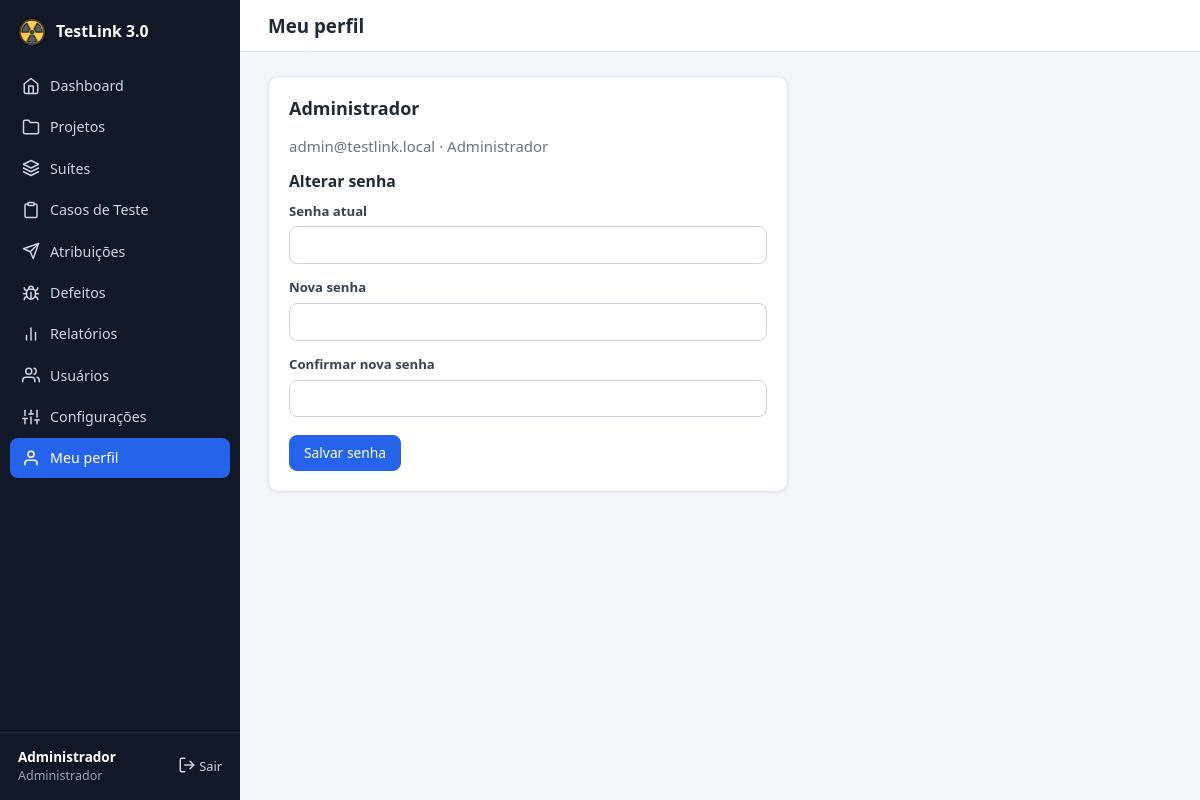
The app's page /profile.php (signed in) with its own data.
### tables this page shows
CREATE TABLE users (
    id            INT UNSIGNED AUTO_INCREMENT PRIMARY KEY,
    name          VARCHAR(120) NOT NULL,
    email         VARCHAR(160) NOT NULL UNIQUE,
    password_hash VARCHAR(255) NOT NULL,
    role          ENUM('admin','tester','developer','viewer') NOT NULL DEFAULT 'tester',
    active        TINYINT(1) NOT NULL DEFAULT 1,
     
    status        ENUM('approved','pending','rejected') NOT NULL DEFAULT 'approved',
    created_at    DATETIME NOT NULL DEFAULT CURRENT_TIMESTAMP
);

### includes/db.php (called while the page is built)
<?php
function db(): PDO
{
    static $pdo = null;
    if ($pdo === null) {
        $dsn = 'mysql:host=' . DB_HOST . ';dbname=' . DB_NAME . ';charset=' . DB_CHARSET;
        try {
            $pdo = new PDO($dsn, DB_USER, DB_PASS, [
                PDO::ATTR_ERRMODE            => PDO::ERRMODE_EXCEPTION,
                PDO::ATTR_DEFAULT_FETCH_MODE => PDO::FETCH_ASSOC,
                PDO::ATTR_EMULATE_PREPARES   => false,
            ]);
        } catch (PDOException $e) {
            http_response_code(500);
            exit('<h1>Erro de conexão</h1><p>Não foi possível conectar ao banco de dados. '
                . 'Verifique <code>config/config.php</code> e se o <code>database.sql</code> foi importado.</p>');
        }
    }
    return $pdo;
}
function q(string $sql, array $params = []): PDOStatement
{
    $st = db()->prepare($sql);
    $st->execute($params);
    return $st;
}

### includes/auth.php (called while the page is built, shortened)
<?php
function current_user(): ?array
{
    static $user = false;
    if ($user !== false) {
        return $user;
    }
    $row = q('SELECT id, name, email, role, active FROM users WHERE id = ?', [$_SESSION['uid']])->fetch();
    return $user = $row;
}
function require_login(): array
{
    $u = current_user();
    return $u;
}

### profile.php (the view, shortened to what this page needs)
<?php
require __DIR__ . '/includes/bootstrap.php';
$user = require_login();
$pageTitle = 'Meu perfil';
$active = 'profile.php';
include __DIR__ . '/includes/header.php';
?>
<div class="card" style="max-width:520px">
    <h2><?= e($user['name']) ?></h2>
    <p class="muted"><?= e($user['email']) ?> · <?= e(ROLES[$user['role']]) ?></p>
    <h3>Alterar senha</h3>
    <form method="post">
        <div class="grid">
            <label class="field">Senha atual <input type="password" name="current" required autocomplete="current-password"></label>
            <label class="field">Nova senha <input type="password" name="new" required minlength="8" autocomplete="new-password"></label>
            <label class="field">Confirmar nova senha <input type="password" name="confirm" required minlength="8" autocomplete="new-password"></label>
        </div>
        <div class="form-actions"><button class="btn" type="submit">Salvar senha</button></div>
    </form>
</div>
<?php include __DIR__ . '/includes/footer.php'; ?>

### includes/header.php (shortened to what this page needs)
<?php
$user = current_user();
$pageTitle = $pageTitle ?? '';
$active = $active ?? '';
$clean = !empty($_GET['clean']);
$sys = get_setting('system_name', APP_NAME);
?>
<!DOCTYPE html>
<html lang="pt-BR">
<head>
    <link rel="stylesheet" href="assets/css/style.css?v=<?= (int)@filemtime(__DIR__ . '/../assets/css/style.css') ?>">
</head>
<body class="<?= trim(($clean ? 'clean ' : '') . ($bodyClass ?? '')) ?>">
<?php if ($user): ?>
<div class="layout">
    <aside class="sidebar" id="sidebar">
        <a class="brand" href="dashboard.php">
            <img src="assets/img/favicon.png" alt="" width="28" height="28">
            <span><?= e($sys) ?></span>
        </a>
        <nav>
            <?php foreach (nav_items($user['role']) as [$file, $label, $ico]): ?>
                <a href="<?= e($file) ?>" class="<?= $active === $file ? 'active' : '' ?>">
                    <?= icon($ico) ?> <span><?= e($label) ?></span>
                </a>
            <?php endforeach; ?>
        </nav>
        <div class="sidebar-foot">
            <div class="who">
                <strong><?= e($user['name']) ?></strong>
                <small><?= e(ROLES[$user['role']]) ?></small>
            </div>
            <a href="logout.php" class="logout" title="Sair"><?= icon('logout') ?> Sair</a>
        </div>
    </aside>
    <div class="main">
        <header class="topbar no-print">
            <h1><?= e($pageTitle) ?></h1>
        </header>
        <main class="content">
<?php else: ?>
<main class="auth-wrap">
<?php endif; ?>

### assets/css/style.css (style rules this page uses)
:root { --primary: #2563eb; --primary-dark: #1d4ed8; --primary-soft: #eff4ff; --bg: #f4f6f9; --surface: #ffffff; --border: #e2e6ec; --text: #1f2937; --muted: #6b7280; --sidebar-bg: #111827; --sidebar-text: #cbd5e1; --green: #16a34a; --green-bg: #dcfce7; --red: #dc2626; --red-bg: #fee2e2; --amber: #b45309; --amber-bg: #fef3c7; --blue: #1d4ed8; --blue-bg: #dbeafe; --teal: #0f766e; --teal-bg: #ccfbf1; --gray: #4b5563; --gray-bg: #e5e7eb; --radius: 10px; --shadow: 0 1px 3px rgba(16, 24, 40, .08); --sidebar-w: 240px; }
* { box-sizing: border-box; }
html { font-size: 15px; }
body { margin: 0; background: var(--bg); color: var(--text); font-family: system-ui, -apple-system, "Segoe UI", Roboto, Arial, sans-serif; line-height: 1.5; }
a { color: var(--primary); text-decoration: none; }
h1, h2, h3 { line-height: 1.25; margin: 0 0 .6em; }
h2 { font-size: 1.2rem; }
h3 { font-size: 1.05rem; }
.muted { color: var(--muted); }
.layout { display: flex; min-height: 100vh; }
.sidebar { width: var(--sidebar-w); background: var(--sidebar-bg); color: var(--sidebar-text); display: flex; flex-direction: column; position: fixed; inset: 0 auto 0 0; z-index: 30; }
.brand { display: flex; align-items: center; gap: 10px; padding: 18px 18px 14px; color: #fff; font-weight: 700; font-size: 1.05rem; }
.sidebar nav { flex: 1; overflow-y: auto; padding: 6px 10px; }
.sidebar nav a { display: flex; align-items: center; gap: 10px; padding: 9px 12px; margin-bottom: 2px; color: var(--sidebar-text); border-radius: 8px; font-size: .95rem; }
.sidebar nav a.active { background: var(--primary); color: #fff; }
.sidebar-foot { padding: 14px 18px; border-top: 1px solid rgba(255,255,255,.1); display: flex; justify-content: space-between; align-items: center; gap: 8px; }
.sidebar-foot .who { display: flex; flex-direction: column; min-width: 0; }
.sidebar-foot strong { color: #fff; font-size: .9rem; white-space: nowrap; overflow: hidden; text-overflow: ellipsis; }
.sidebar-foot small { color: #94a3b8; }
.logout { color: var(--sidebar-text); font-size: .85rem; white-space: nowrap; }
.main { flex: 1; margin-left: var(--sidebar-w); min-width: 0; }
.topbar { display: flex; align-items: center; gap: 12px; padding: 14px 28px; background: var(--surface); border-bottom: 1px solid var(--border); position: sticky; top: 0; z-index: 10; }
.topbar h1 { margin: 0; font-size: 1.25rem; }
.content { padding: 24px 28px 48px; max-width: 1280px; }
.card { background: var(--surface); border: 1px solid var(--border); border-radius: var(--radius); box-shadow: var(--shadow); padding: 20px; margin-bottom: 20px; }
.card > h2:first-child, .card > h3:first-child { margin-top: 0; }
.btn { display: inline-flex; align-items: center; gap: 6px; padding: 8px 14px; border-radius: 8px; border: 1px solid var(--primary); background: var(--primary); color: #fff; font: inherit; font-size: .92rem; cursor: pointer; text-decoration: none; line-height: 1.3; }
.field { display: flex; flex-direction: column; gap: 5px; font-size: .88rem; font-weight: 600; color: #374151; }
.field input, .field select, .field textarea, .filters input, .filters select { font: inherit; font-weight: 400; color: var(--text); padding: 8px 10px; border: 1px solid #cdd3dc; border-radius: 8px; background: #fff; width: 100%; }
.grid { display: grid; gap: 14px; }
.form-actions { display: flex; gap: 10px; margin-top: 18px; flex-wrap: wrap; }

### records on screen
users: name "Administrador", role "Administrador", email "admin@testlink.local"

### other values on screen
$sys "TestLink 3.0"
$label "Dashboard"
$label "Projetos"
$label "Suítes"
$label "Casos de Teste"
$label "Atribuições"
$label "Defeitos"
$label "Relatórios"
$label "Usuários"
$label "Configurações"
$label "Meu perfil"
$pageTitle "Meu perfil"
